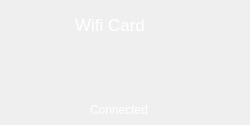
   <widget class="QFrame" name="wificard">
    <property name="geometry">
     <rect>
      <x>36</x>
      <y>638</y>
      <width>250</width>
      <height>125</height>
     </rect>
    </property>
    <property name="styleSheet">
     <string notr="true">background: qradialgradient(cx:1.0, cy:0.0, radius: 3.0,
              fx:1.0, fy:0.0, stop:0 rgba(2, 2, 2, 0.75), stop:1 rgba(143, 99, 41, 0.75));
border-radius: 5px;
</string>
    </property>
    <property name="frameShape">
     <enum>QFrame::StyledPanel</enum>
    </property>
    <property name="frameShadow">
     <enum>QFrame::Raised</enum>
    </property>
    <widget class="QLabel" name="wificard_2">
     <property name="geometry">
      <rect>
       <x>60</x>
       <y>10</y>
       <width>100</width>
       <height>30</height>
      </rect>
     </property>
     <property name="font">
      <font>
       <pointsize>13</pointsize>
       <weight>50</weight>
       <bold>false</bold>
      </font>
     </property>
     <property name="styleSheet">
      <string notr="true">background-color: rgba(255, 255, 255, 0);
border: 0px;
color: rgb(255, 255, 255);</string>
     </property>
     <property name="lineWidth">
      <number>0</number>
     </property>
     <property name="text">
      <string>Wifi Card</string>
     </property>
     <property name="alignment">
      <set>Qt::AlignCenter</set>
     </property>
    </widget>
    <widget class="QLabel" name="wificardstatus">
     <property name="geometry">
      <rect>
       <x>90</x>
       <y>100</y>
       <width>100</width>
       <height>20</height>
      </rect>
     </property>
     <property name="font">
      <font>
       <pointsize>9</pointsize>
       <weight>50</weight>
       <bold>false</bold>
      </font>
     </property>
     <property name="styleSheet">
      <string notr="true">background-color: rgba(255, 255, 255, 0);
border: 0px;
color: rgb(255, 255, 255);</string>
     </property>
     <property name="lineWidth">
      <number>0</number>
     </property>
     <property name="text">
      <string>Connected</string>
     </property>
     <property name="alignment">
      <set>Qt::AlignLeading|Qt::AlignLeft|Qt::AlignVCenter</set>
     </property>
    </widget>
    <widget class="QLabel" name="roundblack_4">
     <property name="geometry">
      <rect>
       <x>90</x>
       <y>50</y>
       <width>50</width>
       <height>50</height>
      </rect>
     </property>
     <property name="styleSheet">
      <string notr="true">background-color: rgba(255, 255, 255, 0);
border: 0px;</string>
     </property>
     <property name="text">
      <string/>
     </property>
     <property name="pixmap">
      <pixmap>pics/HMI/icon/Wifi Card.svg</pixmap>
     </property>
     <property name="scaledContents">
      <bool>true</bool>
     </property>
    </widget>
    <widget class="QLabel" name="label_16">
     <property name="geometry">
      <rect>
       <x>70</x>
       <y>100</y>
       <width>20</width>
       <height>16</height>
      </rect>
     </property>
     <property name="font">
      <font>
       <pointsize>9</pointsize>
      </font>
     </property>
     <property name="styleSheet">
      <string notr="true">background-color: rgba(255, 255, 255, 0);
border: 0px;</string>
     </property>
     <property name="text">
      <string/>
     </property>
     <property name="pixmap">
      <pixmap>pics/HMI/icon/wifi icon.svg</pixmap>
     </property>
     <property name="scaledContents">
      <bool>false</bool>
     </property>
    </widget>
   </widget>
